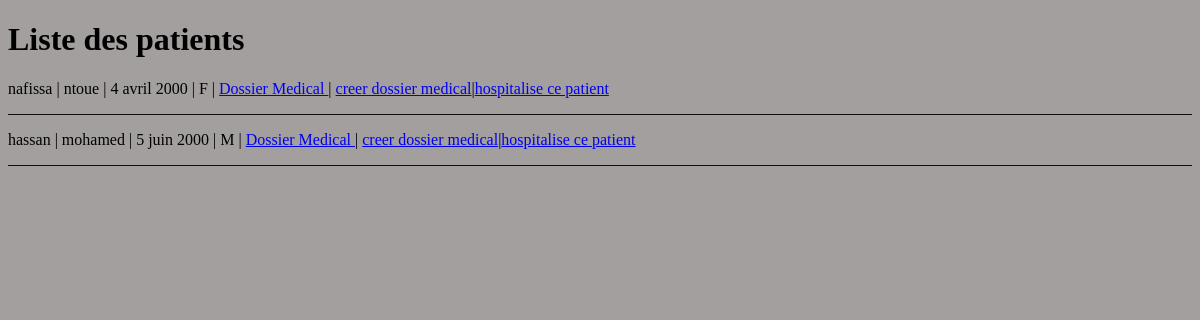
/patient_list/, run on the app's committed database.
### authentication/models.py (models this page shows, shortened)
class User(AbstractUser):
    PATIENT = 'PATIENT'
    MEDECIN = 'MEDECIN'
    MASCULIN = 'M'
    FEMININ = 'F'
    ROLE_CHOICES_ONE = (
        (PATIENT,'patient'),
        (MEDECIN,'medecin'),
    )
    ROLE_CHOICES_TWO = (
        (MASCULIN,'M'),
        (FEMININ,'F'),
    )
    profile_photo = models.ImageField(verbose_name='photo de profil')
    role = models.CharField(max_length=30, choices=ROLE_CHOICES_ONE, verbose_name='rôle')
    date_naissance = models.DateField(null=True)
    sex = models.CharField(max_length=1,choices=ROLE_CHOICES_TWO,verbose_name='sexe')
    telephone = models.IntegerField(null=True)

### patient/views.py (the view)
# urls.py: path('patient_list/',patient.views.patient_list,name='patient_list'),
def patient_list(request):
    patients = User.objects.filter(groups__name='patient')
    return render(request,'patient/patient_list.html',{"patients":patients})

### patient/templates/patient/patient_list.html
{% extends 'base.html' %}
{% block content %}
<h1>Liste des patients </h1>
<div>
    {% for patient in patients %}
        <p><span>{{ patient.first_name }}</span> |
            <span>{{patient.last_name}}</span> |
            <span>{{patient.date_naissance}}</span> |
            <span> {{ patient.sex }}</span> |
            <span> <a href="{% url 'dossier_medical' patient.id %}"> Dossier Medical </a></span>|
            <span><a href="{% url 'creer_dossier_medical' patient.id %}"> creer dossier medical</a></span>|<span><a href="{% url 'hospitalise_patient' patient.id %}">hospitalise ce patient</a></span></p>
            <div style="border-top: 1px solid #0e0c0c;"></div>
    {% endfor %}
</div>
{% endblock %}

### static/login.css (style rules this page uses)
body { background-color: #a39f9f }

### data on the page
User: first_name "nafissa", last_name "ntoue", date_naissance "4 avril 2000", sex "F"
User: first_name "hassan", last_name "mohamed", date_naissance "5 juin 2000", sex "M"
